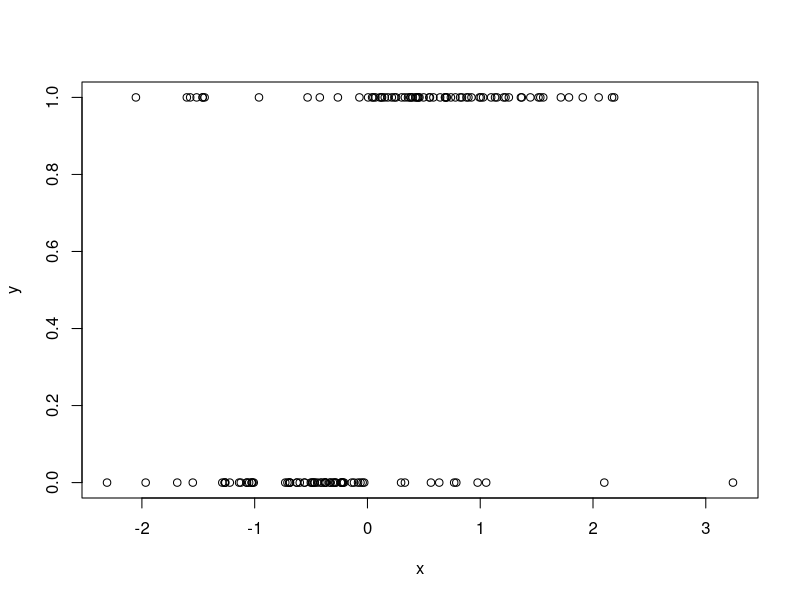
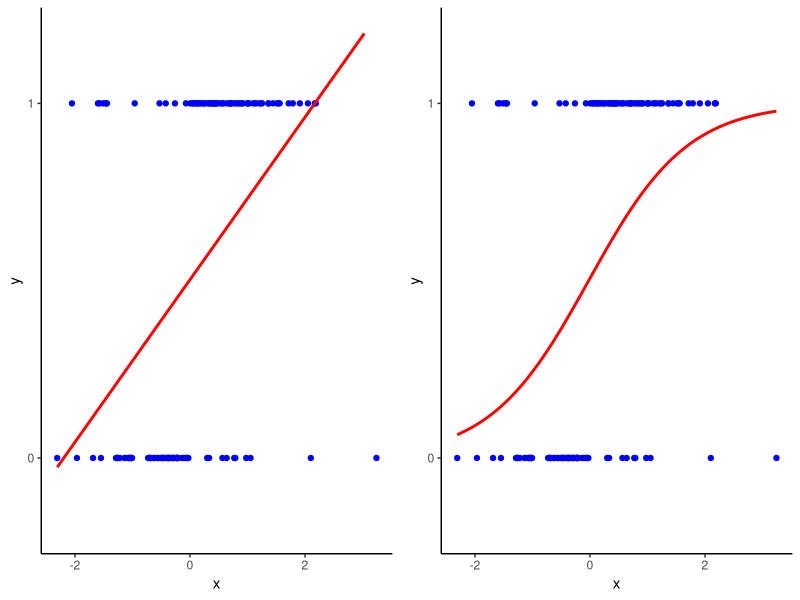
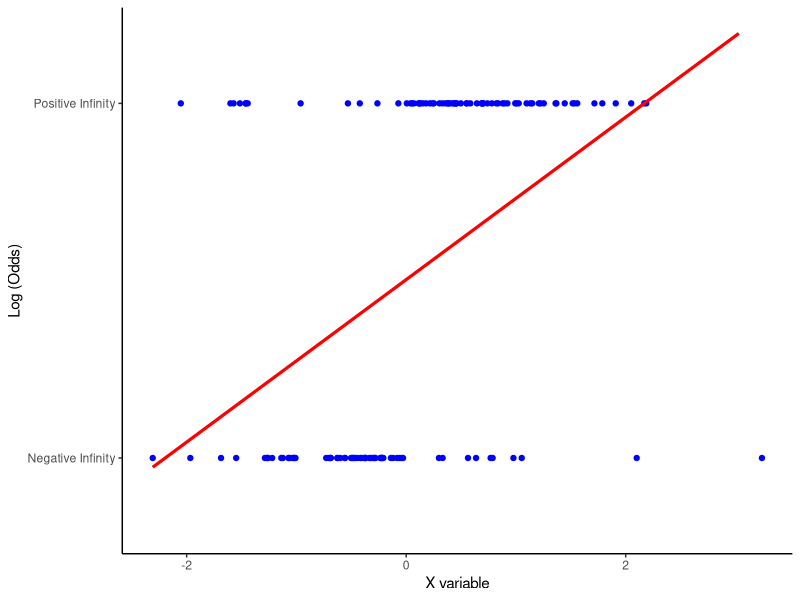

Here is the R script that generated these plots, in order:
library(tidyverse)
library(gridExtra)

set.seed(123)

x <- rnorm(100)
y <- ifelse(x >0 , 1, 0)

outliers_0 <- ifelse(sample(y, 20) == 0, 1,1)
outliers_1 <- ifelse(sample(y, 20) == 1, 0,0)

x <- c(x,
  rnorm(length(outliers_0)),
  rnorm(length(outliers_1))
  )

y <- c(y,
       outliers_0,
       outliers_1)

plot(x,y)

df <- data.frame(x,y)

###########################################
# linear vs logisitc regression 
###########################################

linear_reg <- ggplot(df, aes(x=x, y=y)) + 
    geom_point(colour = "blue") + 
    stat_smooth(method="glm", se=FALSE,colour = "red")+
    scale_y_continuous(limits=c(-0.2, 1.2),
                       breaks = c(0, 1), 
                       labels = c("0", "1")) +
    theme_classic()

logistic_reg <- ggplot(df, aes(x=x, y=y)) + 
    geom_point(colour = "blue") + 
    stat_smooth(method="glm", method.args = list(family = "binomial"), se=FALSE,colour = "red")+
    scale_y_continuous(limits=c(-0.2, 1.2),
                       breaks = c(0, 1), 
                       labels = c("0", "1")) +
    theme_classic()


sc_plots = list()

sc_plots$linear_reg = linear_reg
sc_plots$logistic_reg = logistic_reg

grid.arrange(sc_plots$linear_reg, sc_plots$logistic_reg, ncol = 2)

###########################################
# logistic regression prediction
###########################################

ggplot(df, aes(x=x, y=y)) + 
    geom_point(colour = "blue") + 
    stat_smooth(method="glm", se=FALSE,colour = "red", size = 1.1)+
    scale_y_continuous(limits=c(-0.2, 1.2),
                       breaks = c(0, 1), 
                       labels = c("Negative Infinity", "Positive Infinity"))  + 
    labs(x = "X variable",
         y = "Log (Odds)") +
    theme_classic()
